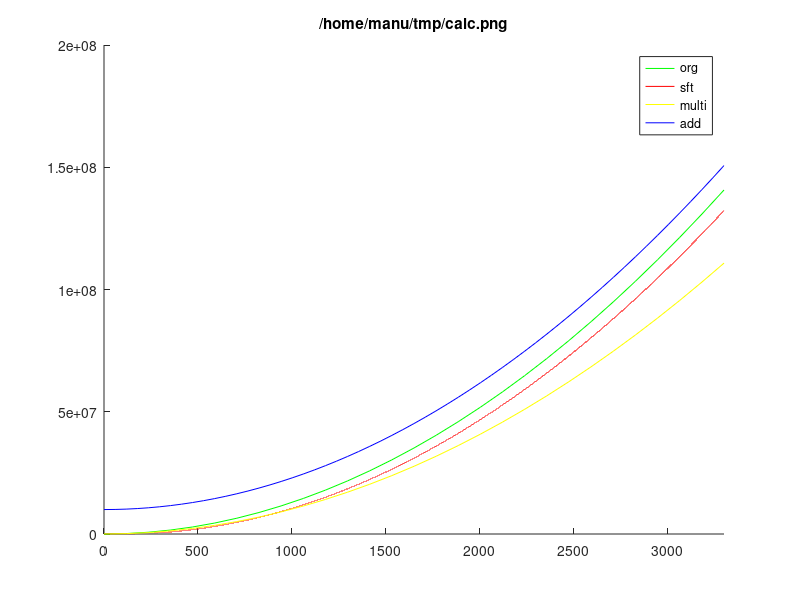

Write MATLAB code to recreate this figure.
%%
clear; close all;

%
figure;
hold on;
fplot(@(u) 12.92 * u ^ 2 + 5, [0 3300], 'g', 'DisplayName', 'org');
fplot(@(u) 12.92 * (u - 100) ^ 2 + 5, [0 3300], 'r', 'DisplayName', 'sft');
fplot(@(u) (12.92 * u ^ 2 + 5) * 0.787416851, [0 3300], 'y', 'DisplayName', 'multi');
fplot(@(u) (12.92 * u ^ 2 + 5) + 10000000, [0 3300], 'b', 'DisplayName', 'add');
hold off;
legend show;
figureHandle = gcf;
save_name = '/home/manu/tmp/calc.png';
title(save_name);
saveas(figureHandle, save_name);

%%
